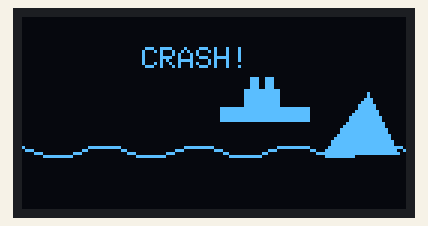
Simulated run of this sketch. Board: Arduino Uno, built with avr-gcc and run on an emulated ATmega328P. Parts: 128×64 one-colour display. Random numbers use the default seed unless the sketch sets one. At 8.7 s the program stops and its outputs stay as they are.

Above: at 5.1 s.
At 6.05 s:
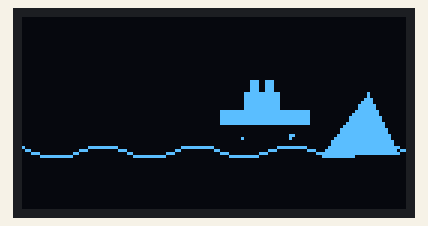
At 6.5 s:
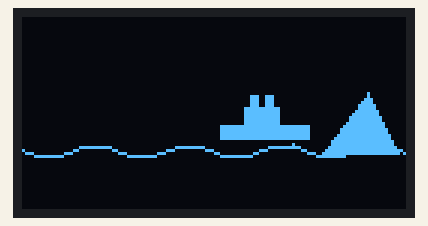
At 6.96 s:
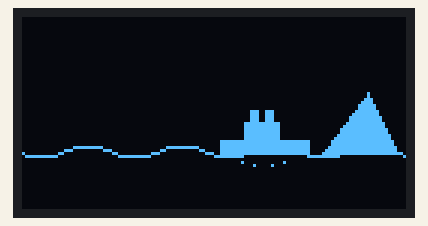
At 7.86 s:
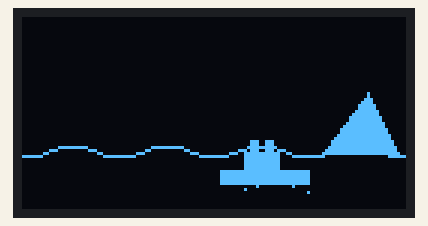
At 8.8 s:
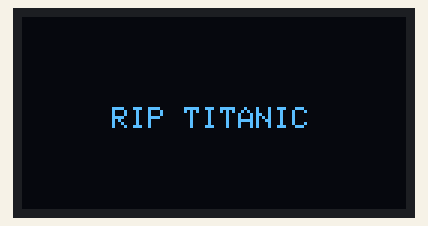

Measured:
- what the display in image 0 shows lasts 0.9 s, from 5.1 s to 6.0 s

The sketch:

titanic.ino
```cpp
#include <Wire.h>
#include <Adafruit_GFX.h>
#include <Adafruit_SH110X.h>
#include <math.h>

Adafruit_SH1106G display(128, 64, &Wire, -1);

float phase = 0;
int shipX = 10;
int shipY = 30;
int stage = 0;   // 0 = sailing, 1 = hit, 2 = sinking

void setup() {
  display.begin(0x3C, true);
  display.clearDisplay();
  display.setTextSize(1);
  display.setTextColor(SH110X_WHITE);
}

void drawWaves() {
  for (int x = 0; x < 128; x++) {
    int y = 45 + 2 * sin(x * 0.2 + phase);
    display.drawPixel(x, y, SH110X_WHITE);
  }
}

void drawShip(int x, int y) {
  // Ship body
  display.fillRect(x, y, 30, 5, SH110X_WHITE);

  // Cabin
  display.fillRect(x + 8, y - 6, 12, 6, SH110X_WHITE);

  // Chimneys
  display.fillRect(x + 10, y - 10, 3, 4, SH110X_WHITE);
  display.fillRect(x + 15, y - 10, 3, 4, SH110X_WHITE);
}

void loop() {

  display.clearDisplay();
  drawWaves();

  // Iceberg
  display.fillTriangle(100, 45, 115, 25, 125, 45, SH110X_WHITE);

  if (stage == 0) {
    shipX += 1;
    drawShip(shipX, shipY);

    if (shipX > 65) {
      stage = 1;
    }
  }

  else if (stage == 1) {
    drawShip(shipX, shipY);
    display.setCursor(40, 10);
    display.print("CRASH!");
    display.display();
    delay(800);
    stage = 2;
  }

  else if (stage == 2) {
    shipY += 1;
    drawShip(shipX, shipY);

    // Bubbles
    for (int i = 0; i < 5; i++) {
      int bx = shipX + random(0, 30);
      int by = shipY + random(0, 10);
      display.drawPixel(bx, by, SH110X_WHITE);
    }

    if (shipY > 60) {
      display.clearDisplay();
      display.setCursor(30, 30);
      display.print("RIP TITANIC");
      display.display();
      while (1);
    }
  }

  display.display();

  phase += 0.1;
  delay(40);
}
```
